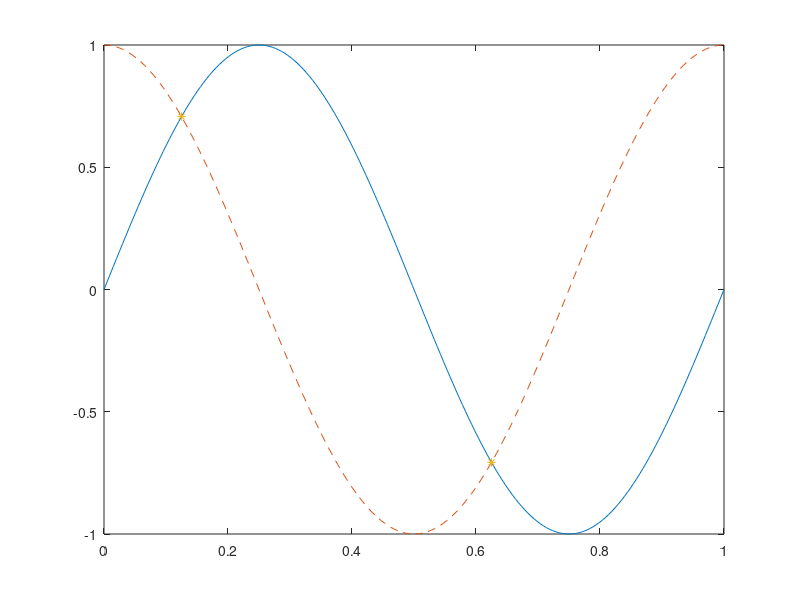

Write the MATLAB code that produced this figure.
% Script FileL SinAndCosPlot
% Plots the functions sin(2*pi*x) and cos(2*pi*x) across [0,1]
close all
x = linspace(0,1,200); 
y1 = sin(2*pi*x); 
y2 = cos(2*pi*x);
plot(x,y1,x,y2,'--',[1/8,5/8],[1/sqrt(2) -1/sqrt(2)],'*')
